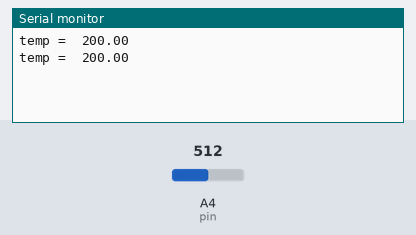
The sketch below on a simulated Arduino Uno, built with avr-gcc and run on an emulated ATmega328P. Parts: the last lines printed to the serial monitor. Inputs (shaded band) come from the test bench; at power-on: A4 (pin) = 512.

Above: at 2.8 s.
2.9 s: A4 (pin) set to 716
At 4.5 s:
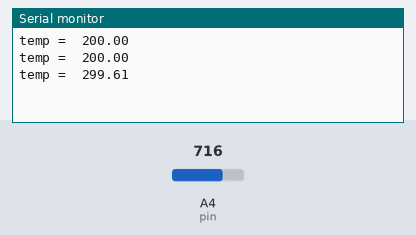
5.6 s: A4 (pin) set to 900
At 7.3 s:
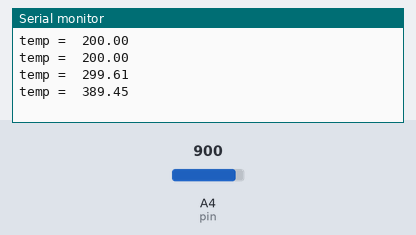
Timing chart, 0 to 8.8 s (numbered marks = the images above; inputs shaded):
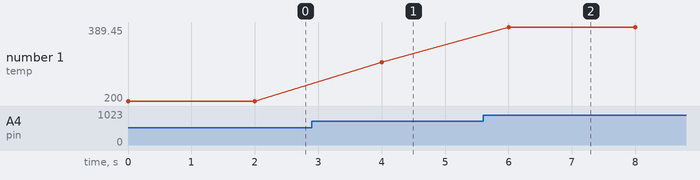

The sketch:

lm35.ino
```cpp
float temp;
int pin = A4;

void setup() {
  // put your setup code here, to run once:
  Serial.begin(9600);

}

void loop() {
  // put your main code here, to run repeatedly:
temp = analogRead(pin);
temp = temp*5000/1024;
temp = (temp - 500)/10;

Serial.print("temp =  ");
Serial.println(temp);
delay(2000);
}
```

Measured:
- after the input at 2.9 s, the serial monitor: prints a new line after 1.1 s (image 1)
- after the input at 5.6 s, the serial monitor: prints a new line after 0.40 s (image 2)
- plotted number 1: 200 → 299.61 after the input at 2.9 s, 299.61 → 389.45 after the input at 5.6 s
